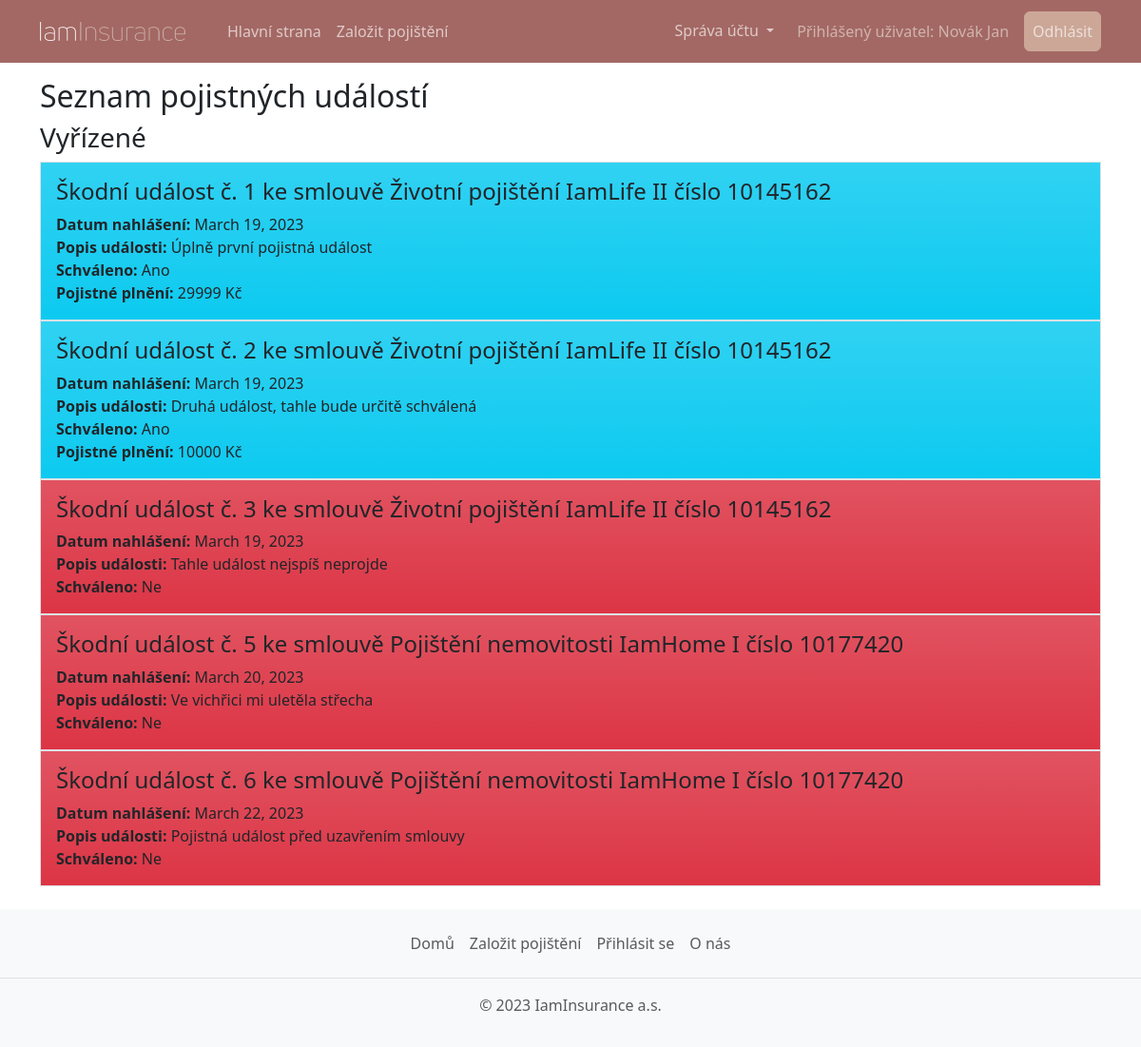
Screenshot of /muj-ucet/skodni-udalosti/ (signed in) with the database file from the repository.
### insurance_app/models.py (models this page shows, shortened)
class Person(AbstractBaseUser, PermissionsMixin):
    USERNAME_FIELD: str = "email"
    REQUIRED_FIELDS: list = ["first_name", "last_name", "date_of_birth"]  # other fields are not required for staff
    objects: BaseUserManager = PersonManager()
    first_name: models.Field = models.CharField(max_length=150, verbose_name='Křestní jméno')
    last_name: models.Field = models.CharField(max_length=150, verbose_name='Příjmení')
    email: models.Field = models.EmailField(unique=True, verbose_name='E-mail')
    phone: models.Field = modelfields.PhoneNumberField(region="CZ", null=True, verbose_name='Telefon')
    address1: models.Field = models.CharField(max_length=150, default="", verbose_name='Adresa')
    address2: models.Field = models.CharField(
        max_length=150, blank=True, default="", verbose_name='Adresa - druhý řádek'
    )
    postal_code: models.Field = models.CharField(max_length=12, default="", verbose_name='PSČ')
    city: models.Field = models.CharField(max_length=150, default="", verbose_name='Město')
    country: models.Field = models.CharField(max_length=150, default="", verbose_name='Stát')
    date_of_birth: models.Field = models.DateField(verbose_name='Datum narození')
    is_staff: models.Field = models.BooleanField(default=False, verbose_name='Zaměstnanec')
    is_superuser: models.Field = models.BooleanField(default=False, verbose_name='Administrátor')
    slug: models.Field = models.SlugField(unique=True, null=False)
    def __str__(self) -> str:
        return f"{self.last_name} {self.first_name}"

class InsuredEvent(models.Model):
    contract: Contract = models.ForeignKey(to=Contract, on_delete=models.CASCADE, verbose_name='Smlouva')
    event_date: models.DateField = models.DateField(verbose_name='Datum události')
    reporting_date: models.DateField = models.DateField(auto_now_add=True)
    description: models.TextField = models.TextField(verbose_name='Popis události')
    processed: models.BooleanField = models.BooleanField(default=False, verbose_name='Zpracováno')
    approved: models.BooleanField = models.BooleanField(default=False, verbose_name='Schváleno')
    payout: models.IntegerField = models.IntegerField(null=True, blank=True, verbose_name='Pojistné plnění')

class Contract(models.Model):
    objects: models.Manager
    product: models.Field = models.ForeignKey(to=Product, on_delete=models.RESTRICT, verbose_name='Produkt')
    insured: models.Field = models.ForeignKey(to=Person, on_delete=models.RESTRICT, verbose_name='Pojištěnec')
    conclusion_date: models.Field = models.DateField(auto_now_add=True, verbose_name='Datum uzavření')
    payment: models.Field = models.PositiveIntegerField(verbose_name='Pravidelná platba')
    @property
    def contract_number(self) -> int:
        return 10_000_001 + self.pk * 127 ** 2
    def __str__(self):
        return f"{self.product} číslo {self.contract_number}"

class Product(models.Model):
    name: models.Field = models.CharField(max_length=64, unique=True, verbose_name='Název')
    description: models.Field = models.TextField(default="", verbose_name='Popis')
    active: models.Field = models.BooleanField(default=True, blank=True, verbose_name='Aktivní')
    image: models.Field = models.ImageField(upload_to='images/', verbose_name='Obrázek')
    def __str__(self) -> str:
        inactive = " (nedostupné)" if not self.active else ""
        return str(self.name) + inactive
    class Meta:
        verbose_name = u'Produkt'

### client_account/views.py (the view)
# urls.py: path("skodni-udalosti/", views.InsuredEventListView.as_view(), name='event-list'),
@method_decorator(login_required, name='get')
class InsuredEventListView(generic.ListView):
    model = models.InsuredEvent
    template_name = template.EVENT_LIST
    title = 'Seznam pojistných událostí'
    def get_context_data(self, *, object_list: QuerySet = None, **kwargs) -> dict:
        if not object_list:
            object_list = self.get_queryset()
        context = super().get_context_data(object_list=object_list, **kwargs)
        context['pending'] = object_list.filter(processed=False)
        context['processed'] = object_list.filter(processed=True)
        context['title'] = self.title
        return context
    def get_queryset(self) -> QuerySet:
        queryset = super().get_queryset()
        return queryset.filter(contract__insured=self.request.user).order_by('reporting_date')

### insurance_app/templates/insurance_app/event_list.html (shortened to what this page needs)
{% extends 'main.html' %}
{% block content %}
<section>
    {% if processed.0 %}
    <h3>Vyřízené</h3>
    {% for event in processed %}
    <div class="container {% if event.approved %}bg-info{% else %}bg-danger{% endif %} bg-gradient p-3 border">
        <h4>Škodní událost č. {{ event.pk }} ke smlouvě {{ event.contract }}</h4>
        <div><span class="fw-bold">Datum nahlášení:</span> {{ event.reporting_date }}</div>
        <div><span class="fw-bold">Popis události:</span> {{ event.description }}</div>
        <div><span class="fw-bold">Schváleno:</span> {% if event.approved %}Ano{% else %}Ne{% endif %}</div>
        {% if event.approved %}<div><span class="fw-bold">Pojistné plnění:</span> {{ event.payout }} Kč</div>{% endif %}
    </div>
    {% endfor %}
    {% endif %}
</section>
{% endblock %}

### insurance_app/templates/header.html (shortened to what this page needs)
{% load static %}
<header>
        <nav class="navbar navbar-expand-lg bg-body-tertiary mb-3">
            <div class="container">
                <a class="navbar-brand" href="{% url 'home' %}">
                    <img src="{% static 'images/iaminsurance-logo.webp' %}" class="img-brand" alt="iaminsurance">
                </a>
                <div class="collapse navbar-collapse" id="navbarSupportedContent">
                    <ul class="navbar-nav me-auto mb-2 mb-lg-0">
                        <li class="nav-item">
                            <a class="nav-link" aria-current="page" href="{% url 'home' %}">Hlavní strana</a>
                        </li>
                        <li class="nav-item">
                            <a class="nav-link" href="{% if user.is_authenticated %}{% url 'register-contract' %}{% else %}{% url 'register' %}{% endif %}">Založit pojištění</a>
                        </li>
                    </ul>
                    <ul class="navbar-nav ms-auto mb-2 mb-lg-0">
                        {% if user.is_staff %}<li class="nav-item dropdown">
                            <a class="nav-link dropdown-toggle" href="#" role="button" data-bs-toggle="dropdown" aria-expanded="false">Správa</a>
                            <ul class="dropdown-menu">
                                <li><a class="dropdown-item" href="{% url 'clients-list' %}">Klienti</a></li>
                                <li><a class="dropdown-item" href="{% url 'products-list' %}">Produkty</a></li>
                                <li><a class="dropdown-item" href="{% url 'pending-event-list' %}">Nezpracované pojistné události</a></li>
                                <li><a class="dropdown-item" href="{% url 'processsed-event-list' %}">Zpracované pojistné události</a></li>
                            </ul>
                        </li>
                        {% elif user.is_authenticated %}
                        <li class="nav-item dropdown">
                            <a class="nav-link dropdown-toggle" href="#" role="button" data-bs-toggle="dropdown"
                               aria-expanded="false">
                                Správa účtu
                            </a>
                        </li>
                        {% endif %}
                        {% if not user.is_authenticated %}
                        <li class="nav-item"><a class="btn btn-primary" href="{% url 'login' %}">Login</a></li>
                        {% else %}
                        <li class="nav-item align-self-center"><span class="mx-3 text-secondary">Přihlášený uživatel: {{ user }}</span></li>
                        <li class="nav-item"><a class="nav-link btn btn-primary" href="{% url 'logout' %}">Odhlásit</a></li>
                        {% endif %}
                    </ul>
                </div>
            </div>
        </nav>
    </header>

### insurance_app/static/css/style.css (style rules this page uses)
body { background: #fffffe; }
.img-brand { height: 40px; padding: 10px 20px 10px 0; }

### rows the page displays
Person: last_name+first_name "Novák Jan"
InsuredEvent: pk "1", contract "Životní pojištění IamLife II číslo 10145162", reporting_date "March 19, 2023", description "Úplně první pojistná událost", approved "Ano", payout "29999"
InsuredEvent: pk "2", contract "Životní pojištění IamLife II číslo 10145162", reporting_date "March 19, 2023", description "Druhá událost, tahle bude určitě schválená", approved "Ano", payout "10000"
InsuredEvent: pk "3", contract "Životní pojištění IamLife II číslo 10145162", reporting_date "March 19, 2023", description "Tahle událost nejspíš neprojde", approved "Ne"
InsuredEvent: pk "5", contract "Pojištění nemovitosti IamHome I číslo 10177420", reporting_date "March 20, 2023", description "Ve vichřici mi uletěla střecha", approved "Ne"
InsuredEvent: pk "6", contract "Pojištění nemovitosti IamHome I číslo 10177420", reporting_date "March 22, 2023", description "Pojistná událost před uzavřením smlouvy", approved "Ne"

### other values shown
{{ title }} "Seznam pojistných událostí"
